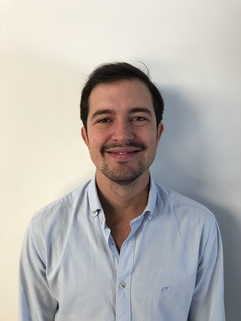
#> input picture 4-supervised-learning-face-recognition/faces-datamad0819/alvaro_goy/8.jpg, 241 x 321 px, shrunk from 768 x 1024 before the run, found by its file name
$ jupyter execute --allow-errors 1-face-recognition-manual-features.ipynb   (shell and % lines are left out)
#> lines starting #> are read from the running program, lines starting #| are printed output that depends on the picture
# 1. Face recognition using manual features

# Face Normalization -> Detect, Transform, Crop

[cell 1]
import cv2
import pandas as pd
import glob

[cell 2]
homogeneas = glob.glob("faces-datamad0120/todas_heterogeneas/**/*.jpg")

[cell 3]
df = pd.DataFrame({
    "path":homogeneas
})
df.head()

[cell 4]
df["GT"] = df.path.apply(lambda x: x.split("/")[2])
df.head()

[cell 5]
df.GT.value_counts()

[cell 6]
import matplotlib.pyplot as plt

img = cv2.imread("faces-datamad0120/todas_homogeneas/Alex/8.jpg")
#> img is the input picture: shape (321, 241, 3); mean B, G, R 176.2, 179.4, 183.1
# Reorganize numpy array for matplotlib
img = cv2.cvtColor(img, cv2.COLOR_BGR2RGB)
plt.imshow(img)

[cell 7]
# https://towardsdatascience.com/face-detection-in-2-minutes-using-opencv-python-90f89d7c0f81

# Face classifier model
face_cascade = cv2.CascadeClassifier('haarcascade_frontalface_default.xml')

[cell 8]
img_bw = cv2.cvtColor(img, cv2.COLOR_RGB2GRAY)
print(img_bw.shape)
#| (321, 241)
plt.imshow(img_bw, cmap="gray")

[cell 9]
faces = face_cascade.detectMultiScale(img_bw, 1.1, 4)
#> faces = [[85, 122, 73, 73], [76, 83, 91, 91]]
print(faces)
#| [[ 85 122  73  73]
#|  [ 76  83  91  91]]
x,y,w,h = faces[0]
#> x = 85; y = 122; w = 73; h = 73
plt.imshow(img_bw[y:y+h,x:x+w],cmap="gray")

[cell 10]
im_col = cv2.rectangle(img, (x,y), (x+w,y+h),(255, 0, 0) ,5)
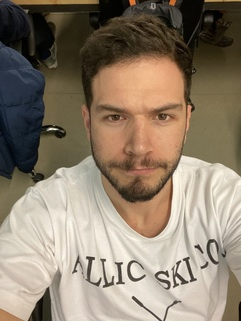
#> input picture 4-supervised-learning-face-recognition/faces-datamad0120/todas_heterogeneas/Santi/2.jpg, 241 x 321 px, shrunk from 768 x 1024 before the run
#> in openImageAndDetectFaces, img is the input picture: shape (321, 241, 3); mean B, G, R 109, 126.9, 141.2
plt.imshow(im_col)

[cell 11]
def getFace(img):
    img_bw = cv2.cvtColor(img, cv2.COLOR_RGB2GRAY)
    faces = face_cascade.detectMultiScale(img_bw, 1.1, 4)
#> faces = [[78, 70, 121, 121]]

    # Ensure there is at least 1 face
    if len(faces) > 0:
        x,y,w,h = faces[0]
#> x = 78; y = 70; w = 121; h = 121
        return img_bw[y:y+h,x:x+w]
    else:
        raise ValueError("No face found")


def openImageAndDetectFaces(path):
    img = cv2.imread(path)
    try:
        print(f"Detecting faces in {path}")
        face_patch = getFace(img)
        return face_patch
    except ValueError as e:
        print(f"Not found image in {path}")
        return None

[cell 12]
df["face"] = df.path.apply(lambda path: openImageAndDetectFaces(path))
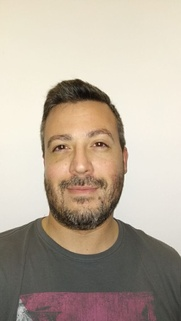
#> input picture 4-supervised-learning-face-recognition/faces-datamad0120/todas_heterogeneas/Sergio/1.jpg, 181 x 321 px, shrunk from 576 x 1024 before the run
#> in openImageAndDetectFaces, img is the input picture: shape (321, 181, 3); mean B, G, R 156.7, 171.8, 184.7
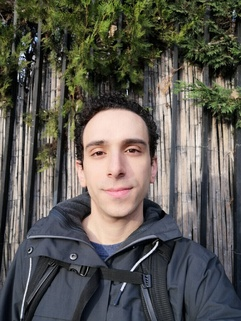
#> input picture 4-supervised-learning-face-recognition/faces-datamad0120/todas_heterogeneas/Villamor/5.jpg, 241 x 321 px, shrunk from 768 x 1024 before the run
#> in openImageAndDetectFaces, img is the input picture: shape (321, 241, 3); mean B, G, R 83, 89.4, 91.7

[cell 13]
df.head()

[cell 14]
df["shapes"] = df.face.apply(lambda face: face.shape)

[cell 15]
df.head()

[cell 16]
import numpy as np

face = df.face.iloc[0]
plt.figure()
plt.imshow(face, cmap="gray")

fft2d = np.log(np.abs(np.fft.fft2(face)))
fft2d = fft2d[0:len(fft2d)//2,0:len(fft2d)//2]

print(fft2d)
plt.figure()

plt.imshow(fft2d, cmap="gray")
fvector = fft2d[0:60,0:60]
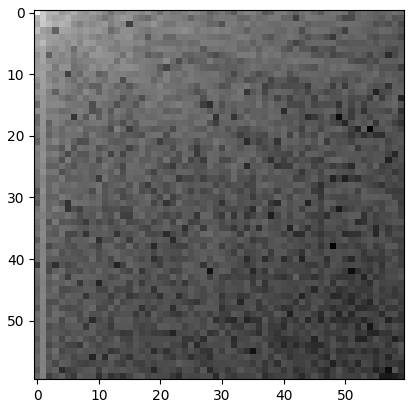
#> figure drawn by matplotlib, 1 panel

[cell 17]
from scipy.fftpack import dct
numfeats = 80
import numpy as np
def getFeats(face):
    try:
        fft = np.log10(np.abs(np.fft.fft2(face)))
        w = fft.shape[0]//2
        fft = fft[3:w+3,3:w+3]
        feats = fft[:numfeats,:numfeats]
        q = np.hstack(feats)
        if len(q) != numfeats*numfeats:
            plt.imshow(face)
            print("Invalid face to get features")
            return None
        return q
    except:
        print("Cannot extract features")
        return None

#> (a cell that did not finish here is left out)

[cell 19]
df["feats"] = df["face"].apply(lambda face: getFeats(face))

[cell 20]
# Filter out null faces that cannot extract features
df = df[~df["feats"].isnull()]

[cell 21]
df.head()

[cell 22]
df.GT.value_counts()

# Training a RandomForest model

[cell 23]
X = df.feats
y = df.GT

[cell 24]
from sklearn.model_selection import train_test_split
#> (the rest of this cell did not finish here and is left out)

#> (a cell that did not finish here is left out)

[cell 26]
from scipy.spatial.distance import cosine

def getPrediction(vect):
    try:
        diffs = X_train.apply(lambda x: cosine(x,vect))
        predictIndex = diffs.sort_values(ascending=True).index[0]
        gt = df.iloc[predictIndex].GT
        return gt
    except:
        return "Cannot recognize"

#> (a cell that did not finish here is left out)

# Now with a proper knn model

[cell 28]
from sklearn.neighbors import KNeighborsClassifier
from sklearn.svm import SVC
from sklearn.ensemble import RandomForestClassifier

#neigh = KNeighborsClassifier(n_neighbors=5)
#neigh = SVC(kernel="poly")
neigh = RandomForestClassifier()

#> (the rest of this cell did not finish here and is left out)

#> (a cell that did not finish here is left out)

#> (a cell that did not finish here is left out)

[cell 31]
def whoIsThisGuy(path,faceIndex=0):
#> called with path = 'laura.jpg', faceIndex = 1
    img = cv2.imread(path)
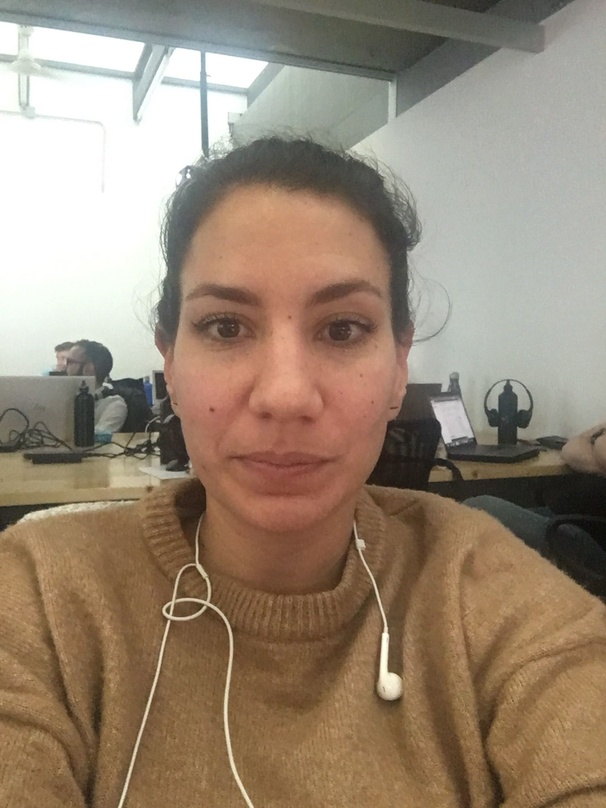
#> input picture 4-supervised-learning-face-recognition/test/laura.jpg, 606 x 808 px, shrunk from 1932 x 2576 before the run, found by its file name
#> img is the input picture: shape (808, 606, 3); mean B, G, R 116.7, 135.2, 152.6
    img_bw = cv2.cvtColor(img, cv2.COLOR_RGB2GRAY)
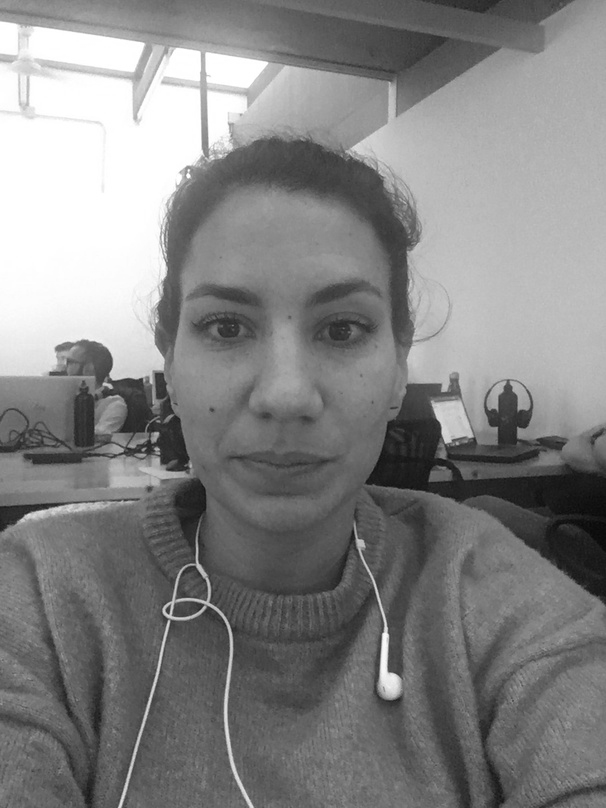
#> img_bw: shape (808, 606); min 9, max 255, mean 131.6
    faces = face_cascade.detectMultiScale(img_bw, 1.1, 4)
#> faces = [[125, 203, 319, 319]]
    x,y,w,h = faces[faceIndex]
    lau = img_bw[y:y+h,x:x+w]
    print(neigh.predict([getFeats(lau)]))
    plt.imshow(lau, cmap="gray")

#> (a cell that did not finish here is left out)

#> (a cell that did not finish here is left out)


#> (a cell that did not finish here is left out)

#> call 3 of whoIsThisGuy, with path = 'irene.jpg', faceIndex = 0
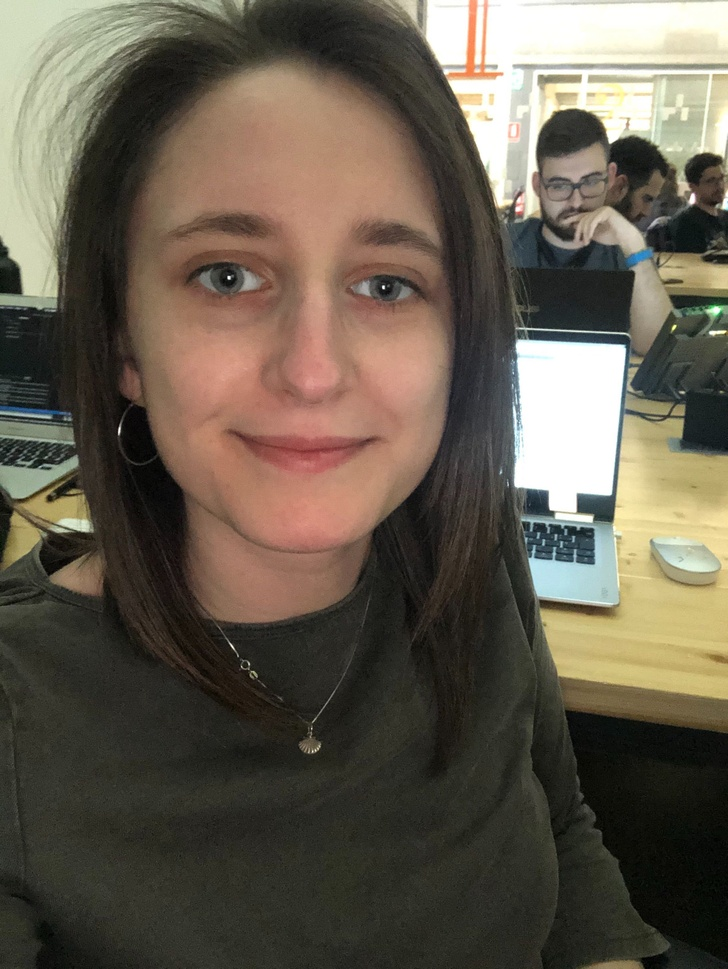
#> input picture 4-supervised-learning-face-recognition/test/irene.jpg, 728 x 969 px, shrunk from 2320 x 3088 before the run, found by its file name
#> in whoIsThisGuy, img is the input picture: shape (969, 728, 3); mean B, G, R 78.4, 92.2, 100.9
#> in whoIsThisGuy (call 3), `img_bw = cv2.cvtColor(img, cv2.COLOR_RGB2GRAY)`:
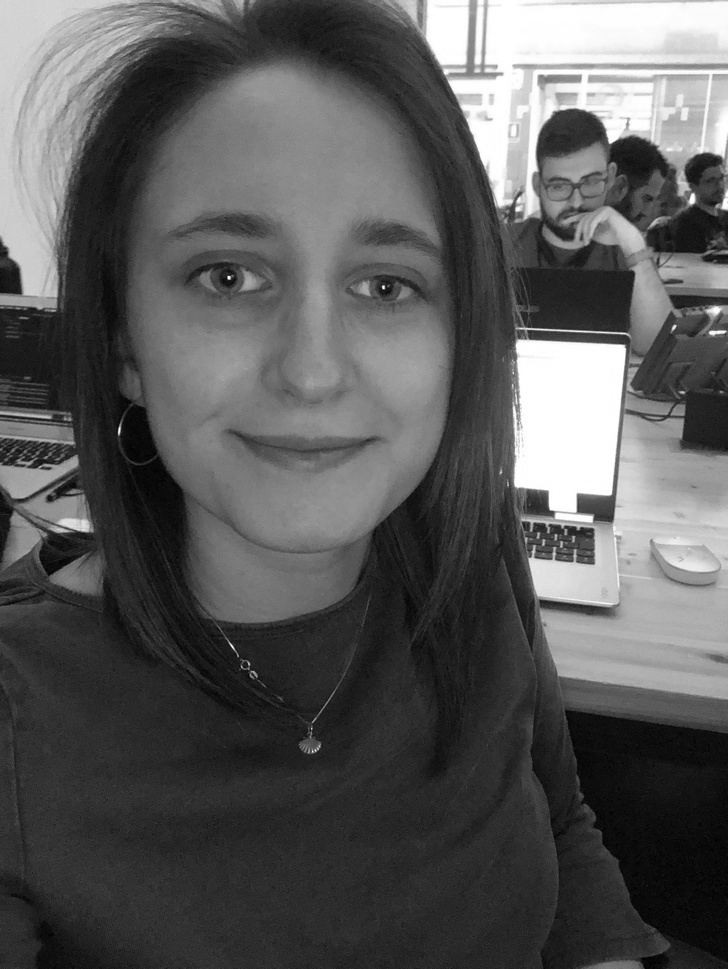
#> img_bw: shape (969, 728); min 0, max 255, mean 89
#> in whoIsThisGuy (call 3), `faces = face_cascade.detectMultiScale(img_bw, 1.1, 4)`: faces = [[536, 149, 83, 83], [94, 125, 417, 417]]
#> in whoIsThisGuy (call 3), `x,y,w,h = faces[faceIndex]`: x = 536; y = 149; w = 83
#> in whoIsThisGuy (call 3), `lau = img_bw[y:y+h,x:x+w]`:
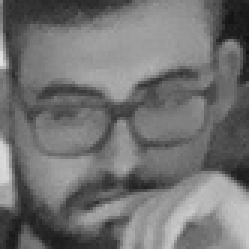
#> lau: shape (83, 83) (shown 3 times larger); min 17, max 228, mean 113.9
#> in getFeats (call 5), `fft = fft[3:w+3,3:w+3]`:
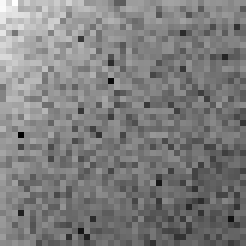
#> fft: shape (41, 41) float64 (shown 6 times larger); min 0.872, max 4.32, mean 2.57; drawn with min black and max white
#> in getFeats (call 5), `q = np.hstack(feats)`: q = 1681 values, max 4.32 at index 2, min 0.872 at index 905, mean 2.57
